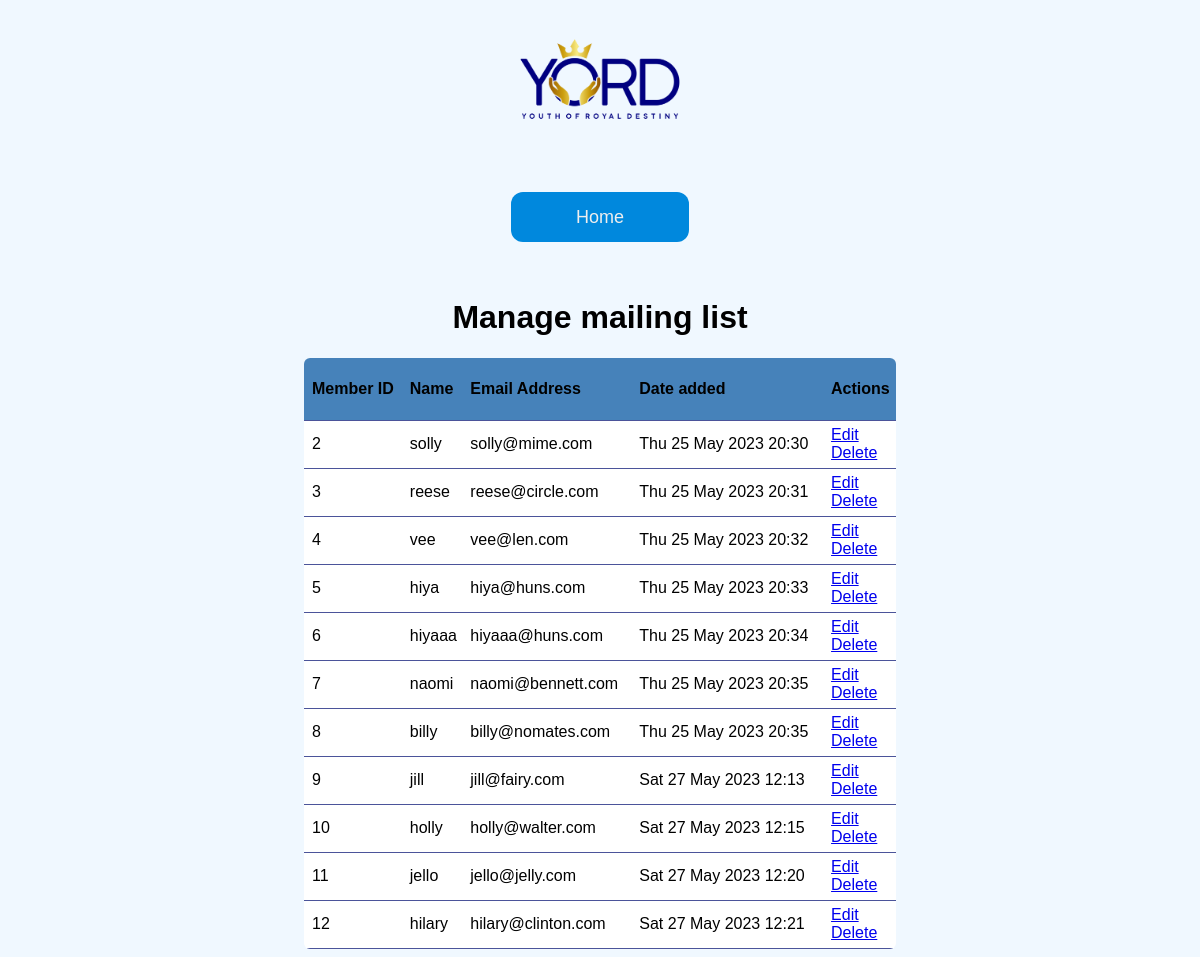
The app's page /mailing with its own data.
### app.py (models this page shows, shortened)
class Member(db.Model):
    id = db.Column(db.Integer, primary_key=True)
    name = db.Column(db.String(320), nullable=False)
    email = db.Column(db.String(320), nullable=False, unique=True)
    date_added = db.Column(db.DateTime(timezone=True), default=datetime.utcnow)

### app.py (the view)
@app.route('/mailing', methods=['POST', 'GET'])
def mailing():
    if request.method == 'GET':
        members = Member.query.order_by(Member.date_added).all()
        return render_template('mailing.html', members=members)

### templates/mailing.html (shortened to what this page needs)
{% extends 'base.html' %}
{% block body %}
<div class="back">
    <div class="mail-container">
        <a href=" {{ url_for('index') }}"><button id="back" class="mailing-list">Home</button></a>
    </div>
    <div>
        <h1>Manage mailing list</h1>
    </div>
</div>
<div class="table-container">
    <table class="table">
        <tr>
            <th>Member ID</th>
            <th>Name</th>
            <th>Email Address</th>
            <th>Date added</th>
            <th>Actions</th>
        </tr>
        <tbody>
        {% for member in members %}
            <tr>
                <td>{{ member.id }}</td>
                <td>{{ member.name }}</td>
                <td>{{ member.email }}</td>
                <td>{{ member.date_added.strftime("%a %d %b %Y %H:%M") }}</td>
                <td>
                    <a href="/edit/{{member.id}}">Edit</a>
                    <br>
                    <a href="/delete/{{member.id}}">Delete</a>
                </td>
            </tr>
        {% endfor %}
        </tbody>
    </table>
</div>
{% endblock %}

### templates/base.html (shortened to what this page needs)
<!DOCTYPE html>
<html lang="en">
  <head>
    <link rel="stylesheet" href=" {{url_for('static', filename='css/main.css')}}">
  </head>
  <body>
    <div id="image-container">
        <img src="{{ url_for('static', filename='YORD logo.png')}}" alt="YORD logo in blue writing">
    </div>
    {% block body%}{% endblock %}
  </body>
</html>

### static/css/main.css (style rules this page uses)
html { scroll-behavior: smooth; }
body { font-family: sans-serif; text-align: center; background-color: #f0f8ff; }
img { margin-top: 0%; width: 17%; height: 17%; }
.submit, .mailing-list { background-color: #08d; border-radius: 12px; border: 0; box-sizing: border-box; color: #eee; cursor: pointer; font-size: 18px; height: 50px; margin-top: 38px; outline: 0; text-align: center; width: 100%; }
.mailing-list { width: 25%; margin-bottom: 3%; }
#back { width: 15%; }
.table-container { margin: auto; width: 50%; align-items: center; display: flex; justify-content: center; }
.table { border-spacing: 1; border-collapse: collapse; background:white; border-radius:6px; overflow:hidden; max-width:800px; width:100%; margin:0 auto; position:relative; }
td,th { padding-left: 8px }
th { height:60px; background: #4682ba; font-size: 16px; }
tbody tr { height:48px; border-bottom:1px solid #4b549a; }
td,th { text-align:left; }

### records on screen
Member: id "2", name "solly", email "solly@mime.com", date_added "Thu 25 May 2023 20:30"
Member: id "3", name "reese", email "reese@circle.com", date_added "Thu 25 May 2023 20:31"
Member: id "4", name "vee", email "vee@len.com", date_added "Thu 25 May 2023 20:32"
Member: id "5", name "hiya", email "hiya@huns.com", date_added "Thu 25 May 2023 20:33"
Member: id "6", name "hiyaaa", email "hiyaaa@huns.com", date_added "Thu 25 May 2023 20:34"
Member: id "7", name "naomi", email "naomi@bennett.com", date_added "Thu 25 May 2023 20:35"
Member: id "8", name "billy", email "billy@nomates.com", date_added "Thu 25 May 2023 20:35"
Member: id "9", name "jill", email "jill@fairy.com", date_added "Sat 27 May 2023 12:13"
Member: id "10", name "holly", email "holly@walter.com", date_added "Sat 27 May 2023 12:15"
Member: id "11", name "jello", email "jello@jelly.com", date_added "Sat 27 May 2023 12:20"
Member: id "12", name "hilary", email "hilary@clinton.com", date_added "Sat 27 May 2023 12:21"
